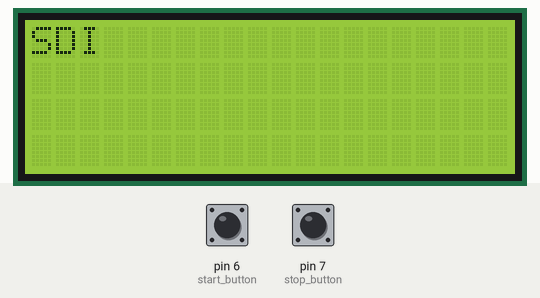
The sketch below on a simulated Arduino Uno, built with avr-gcc and run on an emulated ATmega328P. Shown: 20×4 character LCD. Inputs (shaded band) come from the test bench; at power-on: pin 7 (stop_button) HIGH, pin 6 (start_button) HIGH.

Above: at 1.2 s.
1.3 s: pin 7 (stop_button) pulled LOW for 1 s
At 3.5 s:
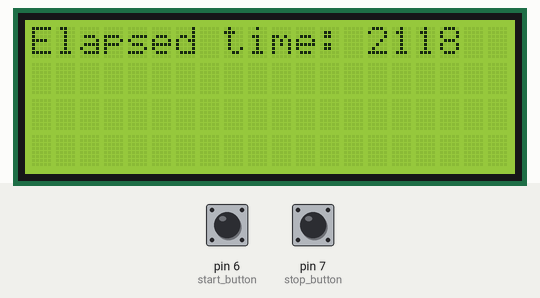
3.8 s: pin 6 (start_button) pulled LOW for 0.15 s
At 5.2 s:
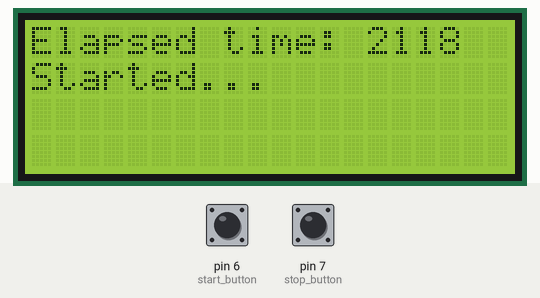
5.5 s: pin 7 (stop_button) pulled LOW for 0.15 s
At 6.7 s:
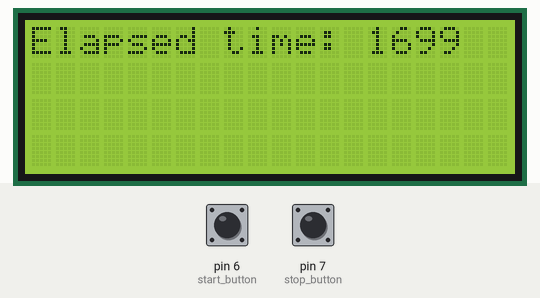
7.2 s: pin 6 (start_button) pulled LOW for 1 s
At 7.9 s:
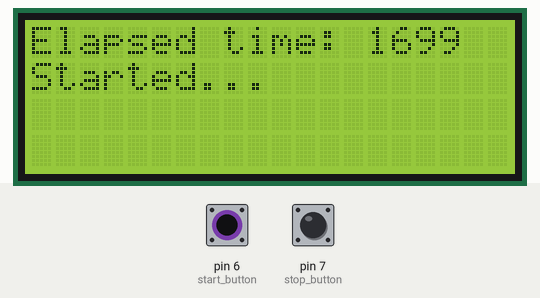
Timing chart, 0 to 10.2 s (numbered marks = the images above; inputs shaded):
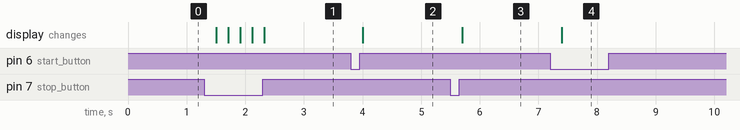

The sketch:

Milisegundos.ino
```cpp
/*Example 37.2 – Super-basic stopwatch using millis();
  http://tronixstuff.com/tutorials > chapter 37
  John Boxall | CC by-sa-nc
*/

 #include <LiquidCrystal.h>


LiquidCrystal lcd(12, 11, 5, 4, 3, 2);
unsigned long start, finished, elapsed;

void setup()
{
  lcd.begin(20, 4);
  pinMode(6, INPUT_PULLUP); // start button
  pinMode(7, INPUT_PULLUP); // stop button
  lcd.setCursor(0, 0);

  lcd.print("SDI");
}

void displayResult()
{

  float h,m,s,ms;
  unsigned long over;
  elapsed=finished-start;
  h=int(elapsed/3600000);
  over=elapsed%3600000;
  m=int(over/60000);
  over=over%60000;
  s=int(over/1000);
  ms=over%1000;
  lcd.setCursor(0, 1);
  lcd.clear();
  lcd.print("Elapsed time: ");
  lcd.print(elapsed);
//  lcd.print("Elapsed time: ");
//  lcd.print(h,0);
//  lcd.print("h ");
//  lcd.print(m,0);
//  lcd.print("m ");
//  lcd.print(s,0);
//  lcd.print("s ");
//  lcd.print(ms,0);
//  lcd.print("ms");

}

void loop()
{
  if (digitalRead(6)==LOW)
  {
    start=millis();
    delay(200); // for debounce
    lcd.setCursor(0, 1);
    lcd.print("Started...");
  }
  if (digitalRead(7)==LOW)
  {
    finished=millis();
    delay(200); // for debounce
    displayResult();
  }
}
```

Measured:
- after the input at 1.3 s, the display: first changes after 0.20 s (image 1 shows a later state)
- after the input at 3.8 s, the display: changes after 0.20 s (image 2)
- after the input at 5.5 s, the display: changes after 0.20 s (image 3)
- after the input at 7.2 s, the display: changes after 0.20 s (image 4)
